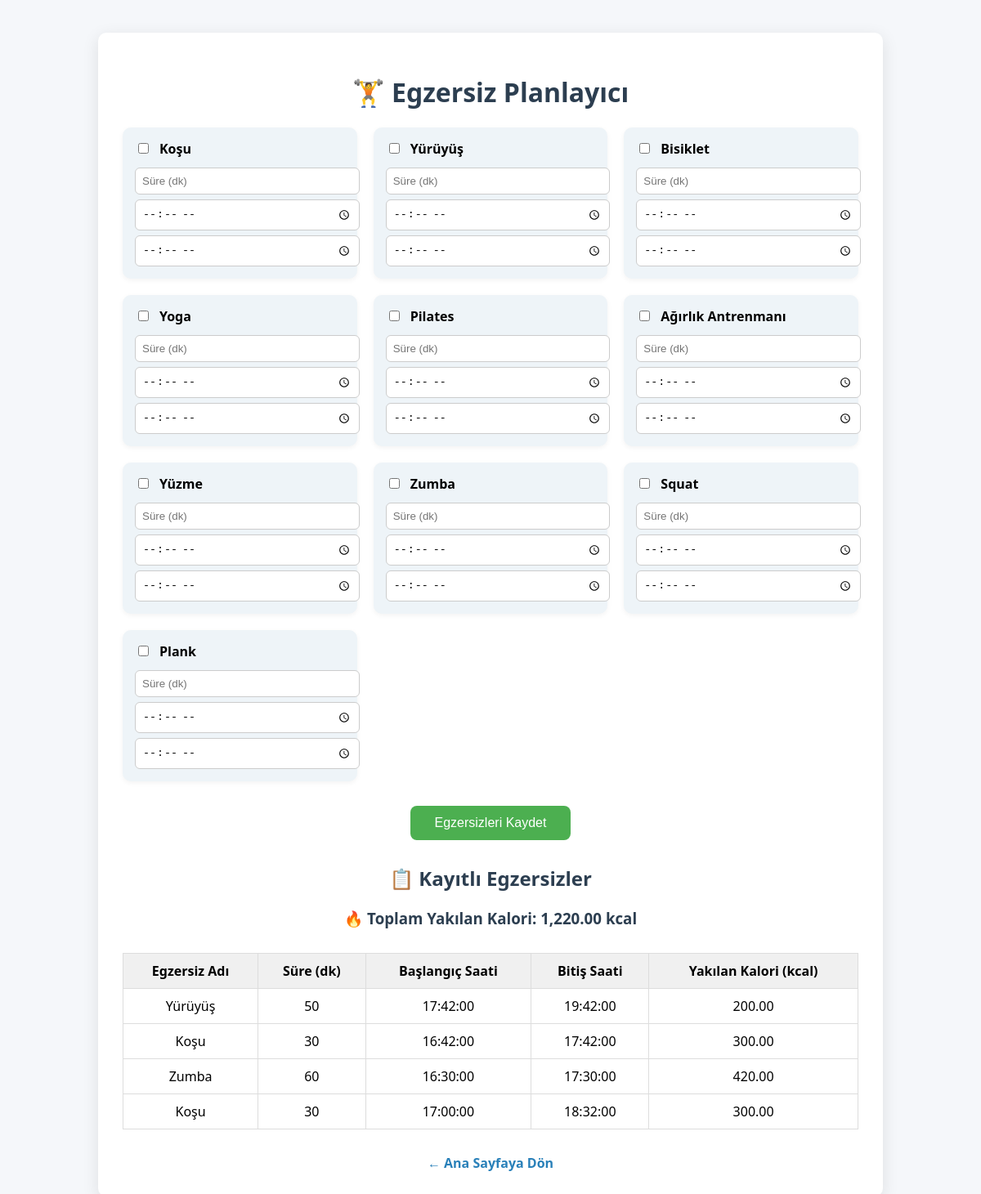
/pages/egzersizplanlayici.php (signed in), run on the app's committed database.
### tables this page shows
CREATE TABLE `egzersizler` (
  `id` int(11) NOT NULL,
  `user_id` int(11) NOT NULL,
  `egzersiz_adi` varchar(100) NOT NULL,
  `suresi` int(11) NOT NULL,
  `baslangic_saati` time DEFAULT NULL,
  `bitis_saati` time DEFAULT NULL,
  `created_at` timestamp NOT NULL DEFAULT current_timestamp()
);

### pages/egzersizplanlayici.php (the view, shortened to what this page needs)
<?php
include __DIR__ . '/../includes/connection.php';
$userId = $_SESSION['user_id'] ?? 1;
$egzersizListesi = [
    "Koşu", "Yürüyüş", "Bisiklet", "Yoga", "Pilates",
    "Ağırlık Antrenmanı", "Yüzme", "Zumba", "Squat", "Plank"
];
$kaloriOranlari = [
    "Koşu" => 10, "Yürüyüş" => 4, "Bisiklet" => 8, "Yoga" => 3,
    "Pilates" => 4, "Ağırlık Antrenmanı" => 6, "Yüzme" => 9,
    "Zumba" => 7, "Squat" => 5, "Plank" => 4
];
$stmt = $connection->prepare("SELECT * FROM egzersizler WHERE user_id = :user_id ORDER BY id DESC");
$stmt->execute([':user_id' => $userId]);
$egzersizler = $stmt->fetchAll(PDO::FETCH_ASSOC);
$toplamKalori = 0;
foreach ($egzersizler as $egz) {
    $sure = (float)$egz['suresi'];
    $adi = $egz['egzersiz_adi'];
    if (isset($kaloriOranlari[$adi])) {
        $toplamKalori += $sure * $kaloriOranlari[$adi];
    }
}
?>
<!DOCTYPE html>
<html lang="tr">
<head>
    <link rel="stylesheet" href="../assets/css/egzersizplanlayici.css?v=<?= time(); ?>">
</head>
<body>
<div class="container">
    <h1>🏋️ Egzersiz Planlayıcı</h1>
    <form method="post">
        <div class="egzersiz-listesi">
            <?php foreach ($egzersizListesi as $egzersiz): ?>
                <div class="egzersiz-item">
                    <label>
                        <input type="checkbox" name="secili[<?= $egzersiz ?>]">
                        <?= htmlspecialchars($egzersiz) ?>
                    </label>
                    <input type="number" name="egzersiz[<?= $egzersiz ?>][sure]" placeholder="Süre (dk)" min="0">
                    <input type="time" name="egzersiz[<?= $egzersiz ?>][baslangic]">
                    <input type="time" name="egzersiz[<?= $egzersiz ?>][bitis]">
                </div>
            <?php endforeach; ?>
        </div>
        <button type="submit">Egzersizleri Kaydet</button>
    </form>
    <h2>📋 Kayıtlı Egzersizler</h2>
    <h3>🔥 Toplam Yakılan Kalori: <?= number_format($toplamKalori, 2) ?> kcal</h3>
    <?php if (count($egzersizler) > 0): ?>
        <table>
            <thead>
                <tr>
                    <th>Egzersiz Adı</th>
                    <th>Süre (dk)</th>
                    <th>Başlangıç Saati</th>
                    <th>Bitiş Saati</th>
                    <th>Yakılan Kalori (kcal)</th>
                </tr>
            </thead>
            <tbody>
                <?php foreach ($egzersizler as $row): ?>
                    <tr>
                        <td><?= htmlspecialchars($row['egzersiz_adi']) ?></td>
                        <td><?= htmlspecialchars($row['suresi']) ?></td>
                        <td><?= $row['baslangic_saati'] ?? '-' ?></td>
                        <td><?= $row['bitis_saati'] ?? '-' ?></td>
                        <td><?= number_format($row['suresi'] * $kaloriOranlari[$row['egzersiz_adi']], 2) ?></td>
                    </tr>
                <?php endforeach; ?>
            </tbody>
        </table>
    <?php else: ?>
        <p style="text-align:center;">Henüz kayıtlı egzersiz yok.</p>
    <?php endif; ?>
    <a href="../index.php">← Ana Sayfaya Dön</a>
</div>
</body>
</html>

### assets/css/egzersizplanlayici.css (style rules this page uses)
body { font-family: 'Segoe UI', sans-serif; background-color: #f5f7fa; margin: 0; padding: 0; }
.container { max-width: 900px; margin: 40px auto; background-color: white; padding: 30px; border-radius: 10px; box-shadow: 0 5px 20px rgba(0,0,0,0.1); }
h1, h2, h3 { text-align: center; color: #2c3e50; }
form { margin-top: 20px; }
.egzersiz-listesi { display: grid; grid-template-columns: repeat(auto-fit, minmax(270px, 1fr)); gap: 20px; }
.egzersiz-item { background-color: #eef4f8; padding: 15px; border-radius: 10px; box-shadow: 0 2px 6px rgba(0,0,0,0.05); }
.egzersiz-item label { font-weight: bold; margin-bottom: 6px; display: flex; align-items: center; gap: 10px; }
.egzersiz-item input[type="number"], .egzersiz-item input[type="time"] { width: 100%; margin-top: 6px; padding: 8px; border-radius: 6px; border: 1px solid #ccc; }
button { display: block; margin: 30px auto; background-color: #4CAF50; color: white; padding: 12px 30px; border: none; border-radius: 8px; font-size: 16px; cursor: pointer; }
table { width: 100%; border-collapse: collapse; margin-top: 30px; }
table th, table td { padding: 10px; border: 1px solid #ddd; text-align: center; }
table th { background-color: #f0f0f0; }
a { display: block; text-align: center; margin-top: 30px; text-decoration: none; color: #2980b9; font-weight: bold; }

### data on the page
egzersizler: egzersiz_adi "Yürüyüş", suresi "50", baslangic_saati "17:42:00", bitis_saati "19:42:00", $row['suresi'] * $kaloriOranlari[$row['egzersiz_adi']] "200.00"
egzersizler: egzersiz_adi "Koşu", suresi "30", baslangic_saati "16:42:00", bitis_saati "17:42:00", $row['suresi'] * $kaloriOranlari[$row['egzersiz_adi']] "300.00"
egzersizler: egzersiz_adi "Zumba", suresi "60", baslangic_saati "16:30:00", bitis_saati "17:30:00", $row['suresi'] * $kaloriOranlari[$row['egzersiz_adi']] "420.00"
egzersizler: egzersiz_adi "Koşu", suresi "30", baslangic_saati "17:00:00", bitis_saati "18:32:00", $row['suresi'] * $kaloriOranlari[$row['egzersiz_adi']] "300.00"

### other printed values
$egzersiz "Koşu"
$egzersiz "Yürüyüş"
$egzersiz "Bisiklet"
$egzersiz "Yoga"
$egzersiz "Pilates"
$egzersiz "Ağırlık Antrenmanı"
$egzersiz "Yüzme"
$egzersiz "Zumba"
$egzersiz "Squat"
$egzersiz "Plank"
$toplamKalori "1,220.00"
